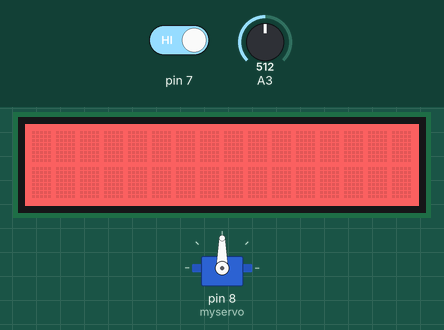
A sketch run on a simulated Arduino Uno, built with avr-gcc and run on an emulated ATmega328P. Parts: servo, 16×2 character LCD. The test bench sets the inputs (shaded band); at power-on: pin 7 HIGH, A3 = 512.

Above: at 1.2 s.
1.3 s: pin 7 driven LOW
At 2.8 s:
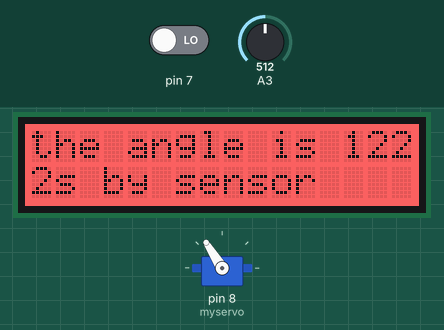
4.3 s: A3 set to 44
At 6.5 s:
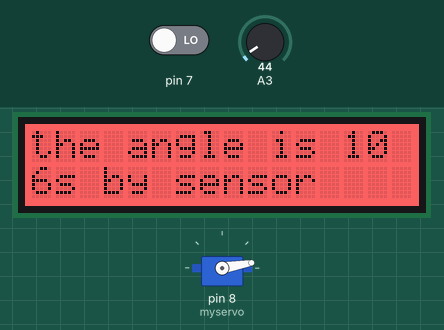
7.3 s: A3 set to 36
At 8.7 s:
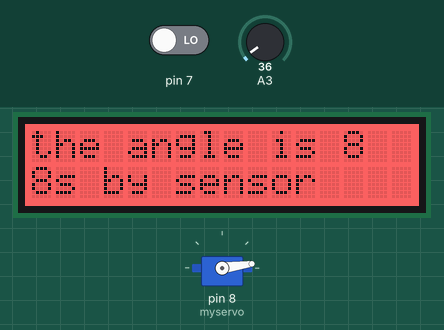
9.6 s: A3 set to 405
At 11.3 s:
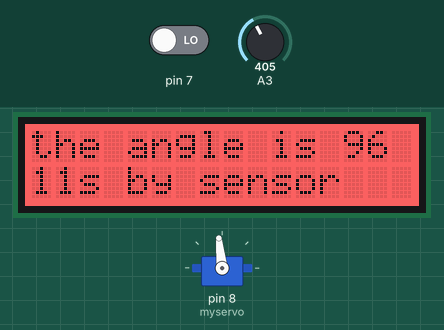
12.6 s: A3 set to 428
At 14.5 s:
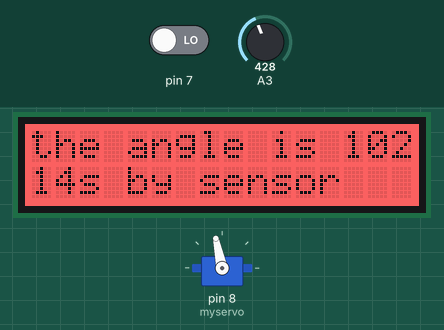
15.6 s: A3 set to 306
At 17.6 s:
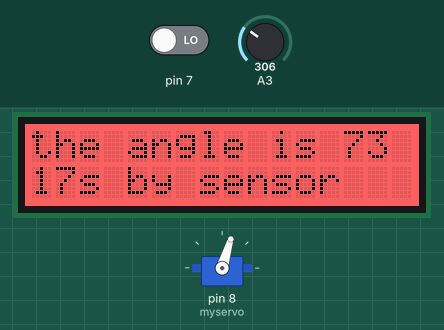
Timing chart, 0 to 19.1 s (numbered marks = the images above; inputs shaded):
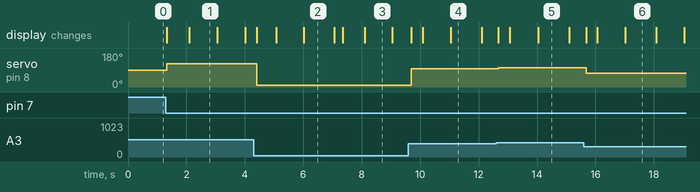

Measured:
- after the input at 1.3 s, servo on pin 8 (myservo): 90° → 122° at once; the display: first changes at once (image 1 shows a later state)
- after the input at 4.3 s, servo on pin 8 (myservo): 122° → 10° after 0.10 s
- after the input at 7.3 s, servo on pin 8 (myservo): 10° → 8° after 0.05 s
- after the input at 9.6 s, servo on pin 8 (myservo): 8° → 96° after 0.10 s
- after the input at 12.6 s, servo on pin 8 (myservo): 96° → 102° after 0.08 s
- after the input at 15.6 s, servo on pin 8 (myservo): 102° → 73° after 0.08 s
- what the display in image 1 shows lasts 1.0 s, from 2.1 s to 3.1 s

The sketch:

controller.ino
```cpp
#include <Servo.h>
#include <Wire.h>
#include "rgb_lcd.h"
rgb_lcd lcd;

int colorR = 255;
int colorG = 48;
int colorB = 48;

Servo myservo;

int val;
int timer;
void setup() {
  myservo.attach(8);
  lcd.begin(16, 2);
  lcd.setRGB(colorR, colorG, colorB);
  lcd.setCursor(0, 0);
}

void loop() {
while(digitalRead(7)==0)
{
  lcd.clear();
  val = map(analogRead(A1), 0, 1023, 0, 180);
  myservo.write(val);
  lcd.print("the angle is ");
  lcd.print(map(analogRead(A1),0,1023,0,180));
  lcd.setCursor(0,1);
  timer = millis()/1000;
  lcd.print(timer);
  lcd.print("s");
  lcd.print(" by knob");
  delay(66);
}
while(digitalRead(7)==1);
while(digitalRead(7)==0)
{
   lcd.clear();
  val = map(analogRead(A3)*1, 0, 757, 0, 181);
  myservo.write(val);
  lcd.print("the angle is ");
  lcd.print(map(analogRead(A3),0,757,0,181));
  lcd.setCursor(0,1);
  timer = millis()/1000;
  lcd.print(timer);
  lcd.print("s");
  lcd.print(" by sensor");
  delay(66);
}
while(digitalRead(7)==1);

}
```
